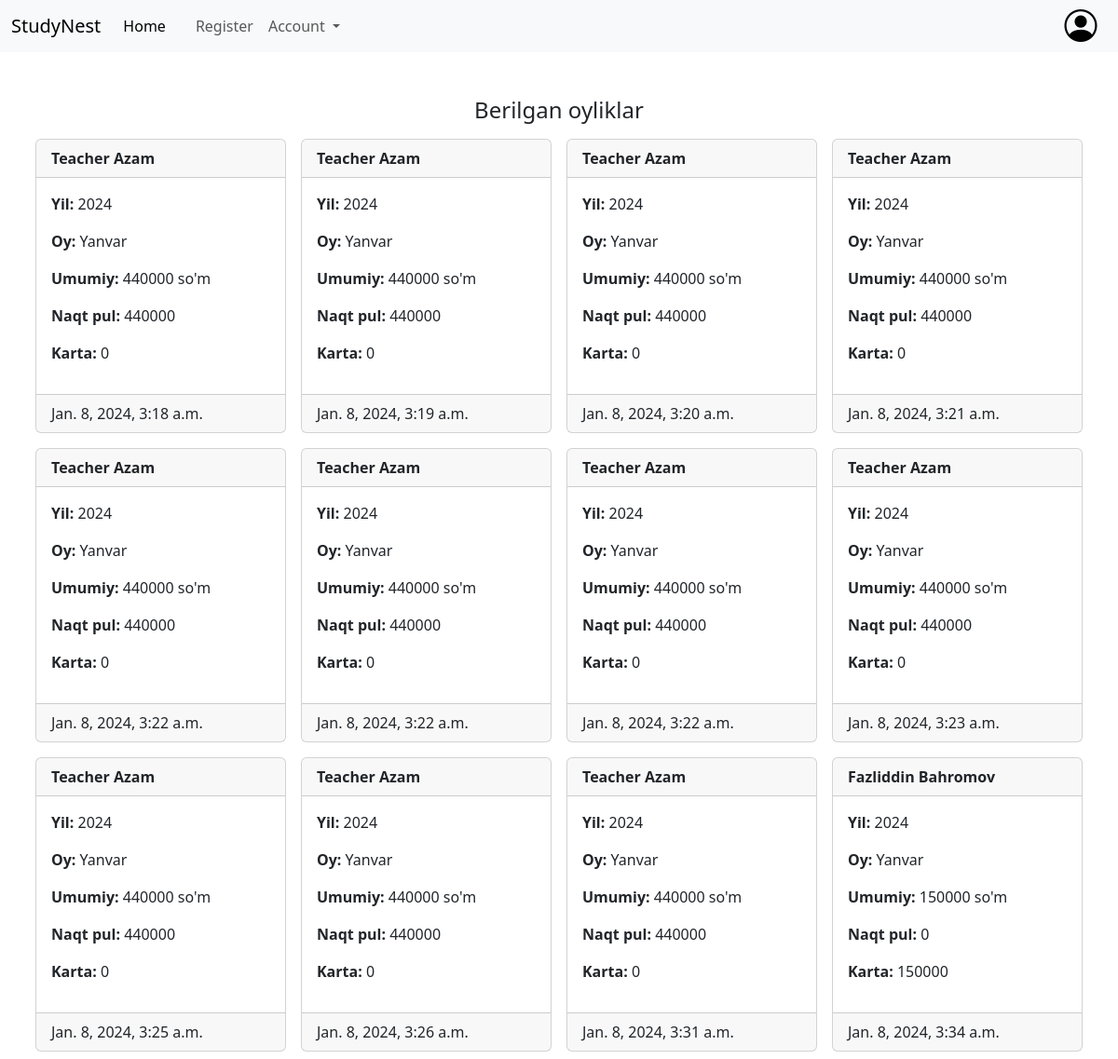
Before: /g-salary/ (signed in) with the older database file.
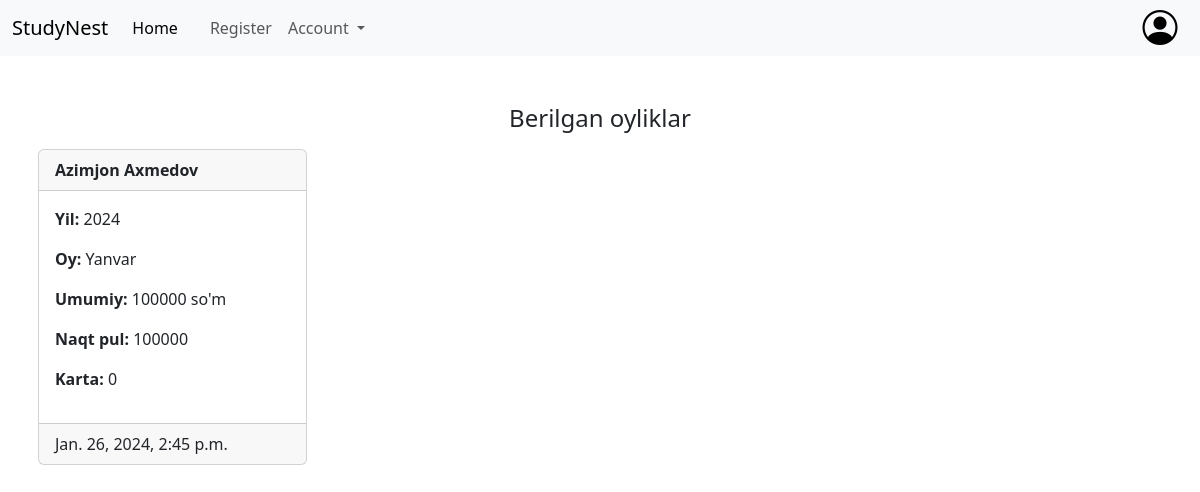
After: the same page with the newer database file.
### main/models.py (models this page shows, shortened)
class GivenSalary(models.Model):
    teacher = models.ForeignKey(CustomUser, on_delete=models.Empty, blank=True, null=True)
    year = models.IntegerField()
    month = models.CharField(max_length=20)
    origin_count = models.IntegerField(blank=True, null=True)
    count = models.IntegerField()
    card = models.IntegerField(blank=True, null=True)
    cash = models.IntegerField(blank=True, null=True)
    created_date = models.DateTimeField(auto_now_add=True)

### users/models.py (models this page shows, shortened)
class CustomUser(AbstractUser):
    USER_ROLE_CHOICES = (
        ('student', "Student"),
        ('teacher', "Teacher"),
        ('admin', "Admin"),
        ('super', 'Super'),
    )
    USER_TYPE_CHOICES = (
        ("pause", 'Pause'),
        ('active', "Active"),
        ('stater', 'Stater'),
        ('deleted', 'Deleted'),
        ('test', 'Test'),
    )
    user_role = models.CharField(max_length=10, choices=USER_ROLE_CHOICES)
    user_type = models.CharField(max_length=10, choices=USER_TYPE_CHOICES)
    birthday = models.DateField(null=True, blank=True)
    dept = models.BooleanField(blank=False, null=True, default=False)
    dept_count = models.IntegerField(default=0, blank=True, null=True)
    is_pay = models.BooleanField(default=False)
    salary = models.FloatField(null=True, blank=True)
    arrival_day = models.DateField(auto_now_add=True)
    started_day = models.DateField(null=True, blank=True)
    phone_number = models.CharField(max_length=15, null=True, blank=True)
    phone_number2 = models.CharField(max_length=15, blank=True, null=True)
    visit_by = models.ForeignKey(Target, on_delete=models.SET(1), blank=True, null=True)
    study = models.CharField(max_length=150, default=" Nomalum ", null=True, blank=True)

### main/views.py (the view)
# urls.py: path('g-salary/', GivenSalaryListView.as_view(), name='given_salary'),
class GivenSalaryListView(LoginRequiredMixin, View):
    def get(self, request):
        if request.user.user_role == 'super':
            given_salaries = GivenSalary.objects.all()
            context = {
                'salaries': given_salaries
            }
            return render(request, 'salary_list.html', context)
        else:
            messages.warning(request, "Sizga uchbu amal uchun admin tomonidan ruxsat berilmagan.")
            return render(request, '404.html')

### templates/salary_list.html (shortened to what this page needs)
{% extends 'base.html' %}
{% block content %}
<div class="row mt-4">
    <div class="mt-3 col-12 text-center"><h4>Berilgan oyliklar</h4></div>
    {% for salary in salaries %}
        <div class=" col-md-3 p-2 col-6">
            <div class="card">
                <div class="card-header"><b> {{ salary.teacher.first_name }} {{ salary.teacher.last_name }}</b></div>
                <div class="card-body">
                    <p><b>Yil:</b> {{ salary.year }}</p>
                    <p><b>Oy:</b>  {{ salary.month }}</p>
                    <p><b>Umumiy:</b>  {{ salary.count }} so'm</p>
                    <p><b>Naqt pul:</b> {{ salary.cash }}</p>
                    <p><b>Karta:</b> {{ salary.card }}</p>
                </div>
                <div class="card-footer">{{ salary.created_date }}</div>
            </div>
        </div>
    {% endfor %}
</div>
{% endblock content %}

### templates/base.html (shortened to what this page needs)
{% load static %}
<!DOCTYPE html>
<html>
<head>
    <link rel="stylesheet" href="https://cdn.jsdelivr.net/npm/bootstrap-icons@1.11.2/font/bootstrap-icons.min.css">
    <link rel="stylesheet" href="{% static 'css/style.css' %}">
    <link href="https://cdn.jsdelivr.net/npm/bootstrap@5.3.2/dist/css/bootstrap.min.css" rel="stylesheet">
</head>
<body>
{% if request.user.user_role == 'admin' or  request.user.user_role == 'super' or request.user.user_role == 'teacher' %}
<nav class="navbar navbar-expand-lg bg-body-tertiary">
  <div class="container-fluid">
    <a class="navbar-brand" href="#">StudyNest</a>
    <div class="collapse navbar-collapse" id="navbarSupportedContent">
      <ul class="navbar-nav me-auto mb-2 mb-lg-0">
        <li class="nav-item">
          <a class="nav-link active" aria-current="page" href="{% url 'index' %}">Home</a>
        </li>
        <li class="nav-item">
          <a class="nav-link" href="{% url 'login' %}"></a>
        </li>
        <li class="nav-item">
          <a class="nav-link" href="{% url 'register' %}">Register</a>
        </li>
        <li class="nav-item dropdown">
          <a class="nav-link dropdown-toggle" href="#" role="button" data-bs-toggle="dropdown" aria-expanded="false">
            Account
          </a>
        </li>
      </ul>
      <form class="d-flex pe-2" role="search">
          {% if request.user.is_authenticated %}
       <a style="color: black;" href="{% url 'profile' request.user.username %}"><div style="width: 40px; height: 40px; border-radius: 50%;  display: flex; justify-content: center; align-items: center; font-size: 35px; cursor: pointer;"
        class="d-flex justify-content-center  align-items-center" ><i class="bi bi-person-circle"></i></div></a>
          {% endif %}
      </form>
    </div>
  </div>
</nav>
{% endif %}
<div class="container" >
  {% block content %}
{% endblock content %}
</div>
</body>
</html>

### static/css/style.css (style rules this page uses)
a { text-decoration: none !important; color: black; }

Changed rows visible on the page:
removed GivenSalary: teacher.first_name "Teacher", teacher.last_name "Azam", year "2024", month "Yanvar", count "440000", cash "440000", card "0", created_date "Jan. 8, 2024, 3:18 a.m."
removed GivenSalary: teacher.first_name "Teacher", teacher.last_name "Azam", year "2024", month "Yanvar", count "440000", cash "440000", card "0", created_date "Jan. 8, 2024, 3:19 a.m."
removed GivenSalary: teacher.first_name "Teacher", teacher.last_name "Azam", year "2024", month "Yanvar", count "440000", cash "440000", card "0", created_date "Jan. 8, 2024, 3:20 a.m."
removed GivenSalary: teacher.first_name "Teacher", teacher.last_name "Azam", year "2024", month "Yanvar", count "440000", cash "440000", card "0", created_date "Jan. 8, 2024, 3:21 a.m."
removed GivenSalary: teacher.first_name "Teacher", teacher.last_name "Azam", year "2024", month "Yanvar", count "440000", cash "440000", card "0", created_date "Jan. 8, 2024, 3:22 a.m."
removed GivenSalary: teacher.first_name "Teacher", teacher.last_name "Azam", year "2024", month "Yanvar", count "440000", cash "440000", card "0", created_date "Jan. 8, 2024, 3:22 a.m."
removed GivenSalary: teacher.first_name "Teacher", teacher.last_name "Azam", year "2024", month "Yanvar", count "440000", cash "440000", card "0", created_date "Jan. 8, 2024, 3:22 a.m."
removed GivenSalary: teacher.first_name "Teacher", teacher.last_name "Azam", year "2024", month "Yanvar", count "440000", cash "440000", card "0", created_date "Jan. 8, 2024, 3:23 a.m."
removed GivenSalary: teacher.first_name "Teacher", teacher.last_name "Azam", year "2024", month "Yanvar", count "440000", cash "440000", card "0", created_date "Jan. 8, 2024, 3:25 a.m."
removed GivenSalary: teacher.first_name "Teacher", teacher.last_name "Azam", year "2024", month "Yanvar", count "440000", cash "440000", card "0", created_date "Jan. 8, 2024, 3:26 a.m."
removed GivenSalary: teacher.first_name "Teacher", teacher.last_name "Azam", year "2024", month "Yanvar", count "440000", cash "440000", card "0", created_date "Jan. 8, 2024, 3:31 a.m."
removed GivenSalary: teacher.first_name "Fazliddin", teacher.last_name "Bahromov", year "2024", month "Yanvar", count "150000", cash "0", card "150000", created_date "Jan. 8, 2024, 3:34 a.m."
added GivenSalary: teacher.first_name "Azimjon", teacher.last_name "Axmedov", year "2024", month "Yanvar", count "100000", cash "100000", card "0", created_date "Jan. 26, 2024, 2:45 p.m."
